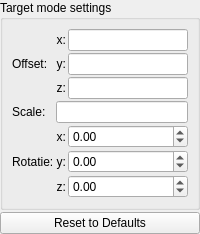
                <widget class="QWidget" name="page_fake_lights_target">
                 <layout class="QVBoxLayout" name="verticalLayout_target">
                  <property name="spacing">
                   <number>2</number>
                  </property>
                  <property name="leftMargin">
                   <number>0</number>
                  </property>
                  <property name="topMargin">
                   <number>0</number>
                  </property>
                  <property name="rightMargin">
                   <number>0</number>
                  </property>
                  <property name="bottomMargin">
                   <number>0</number>
                  </property>
                  <item>
                   <widget class="QGroupBox" name="groupBox_fake_lights_target">
                    <property name="title">
                     <string>Target mode settings</string>
                    </property>
                    <layout class="QGridLayout" name="gridLayout_target">
                     <property name="spacing">
                      <number>2</number>
                     </property>
                     <item row="0" column="0" rowspan="3">
                      <widget class="QLabel" name="label_target_offset">
                       <property name="text">
                        <string>Offset:</string>
                       </property>
                      </widget>
                     </item>
                     <item row="0" column="1">
                      <widget class="QLabel" name="label_target_offset_x">
                       <property name="text">
                        <string>x:</string>
                       </property>
                       <property name="alignment">
                        <set>Qt::AlignRight|Qt::AlignTrailing|Qt::AlignVCenter</set>
                       </property>
                      </widget>
                     </item>
                     <item row="0" column="2">
                      <widget class="MyLineEdit" name="vect3_fake_lights_target_offset_x"></widget>
                     </item>
                     <item row="1" column="1">
                      <widget class="QLabel" name="label_target_offset_y">
                       <property name="text">
                        <string>y:</string>
                       </property>
                       <property name="alignment">
                        <set>Qt::AlignRight|Qt::AlignTrailing|Qt::AlignVCenter</set>
                       </property>
                      </widget>
                     </item>
                     <item row="1" column="2">
                      <widget class="MyLineEdit" name="vect3_fake_lights_target_offset_y"></widget>
                     </item>
                     <item row="2" column="1">
                      <widget class="QLabel" name="label_target_offset_z">
                       <property name="text">
                        <string>z:</string>
                       </property>
                       <property name="alignment">
                        <set>Qt::AlignRight|Qt::AlignTrailing|Qt::AlignVCenter</set>
                       </property>
                      </widget>
                     </item>
                     <item row="2" column="2">
                      <widget class="MyLineEdit" name="vect3_fake_lights_target_offset_z"></widget>
                     </item>
                     <item row="3" column="0">
                      <widget class="QLabel" name="label_target_scale">
                       <property name="text">
                        <string>Scale:</string>
                       </property>
                      </widget>
                     </item>
                     <item row="3" column="1" colspan="2">
                      <widget class="MyLineEdit" name="logedit_fake_lights_target_scale"></widget>
                     </item>
                     <item row="4" column="0" rowspan="3">
                      <widget class="QLabel" name="label_target_rotation">
                       <property name="text">
                        <string>Rotatie:</string>
                       </property>
                      </widget>
                     </item>
                     <item row="4" column="1">
                      <widget class="QLabel" name="label_target_rotation_x">
                       <property name="text">
                        <string>x:</string>
                       </property>
                       <property name="alignment">
                        <set>Qt::AlignRight|Qt::AlignTrailing|Qt::AlignVCenter</set>
                       </property>
                      </widget>
                     </item>
                     <item row="4" column="2">
                      <widget class="MyDoubleSpinBox" name="spinboxd3_fake_lights_target_rotation_x">
                       <property name="decimals">
                        <number>2</number>
                       </property>
                       <property name="minimum">
                        <double>-36000.000000000000000</double>
                       </property>
                       <property name="maximum">
                        <double>36000.000000000000000</double>
                       </property>
                       <property name="singleStep">
                        <double>0.100000000000000</double>
                       </property>
                      </widget>
                     </item>
                     <item row="5" column="1">
                      <widget class="QLabel" name="label_target_rotation_y">
                       <property name="text">
                        <string>y:</string>
                       </property>
                       <property name="alignment">
                        <set>Qt::AlignRight|Qt::AlignTrailing|Qt::AlignVCenter</set>
                       </property>
                      </widget>
                     </item>
                     <item row="5" column="2">
                      <widget class="MyDoubleSpinBox" name="spinboxd3_fake_lights_target_rotation_y">
                       <property name="decimals">
                        <number>2</number>
                       </property>
                       <property name="minimum">
                        <double>-36000.000000000000000</double>
                       </property>
                       <property name="maximum">
                        <double>36000.000000000000000</double>
                       </property>
                       <property name="singleStep">
                        <double>0.100000000000000</double>
                       </property>
                      </widget>
                     </item>
                     <item row="6" column="1">
                      <widget class="QLabel" name="label_target_rotation_z">
                       <property name="text">
                        <string>z:</string>
                       </property>
                       <property name="alignment">
                        <set>Qt::AlignRight|Qt::AlignTrailing|Qt::AlignVCenter</set>
                       </property>
                      </widget>
                     </item>
                     <item row="6" column="2">
                      <widget class="MyDoubleSpinBox" name="spinboxd3_fake_lights_target_rotation_z">
                       <property name="decimals">
                        <number>2</number>
                       </property>
                       <property name="minimum">
                        <double>-36000.000000000000000</double>
                       </property>
                       <property name="maximum">
                        <double>36000.000000000000000</double>
                       </property>
                       <property name="singleStep">
                        <double>0.100000000000000</double>
                       </property>
                      </widget>
                     </item>
                    </layout>
                   </widget>
                  </item>
                  <item>
                   <widget class="QPushButton" name="pushButton_reset_target">
                    <property name="text">
                     <string>Reset to Defaults</string>
                    </property>
                   </widget>
                  </item>
                 </layout>
                </widget>
